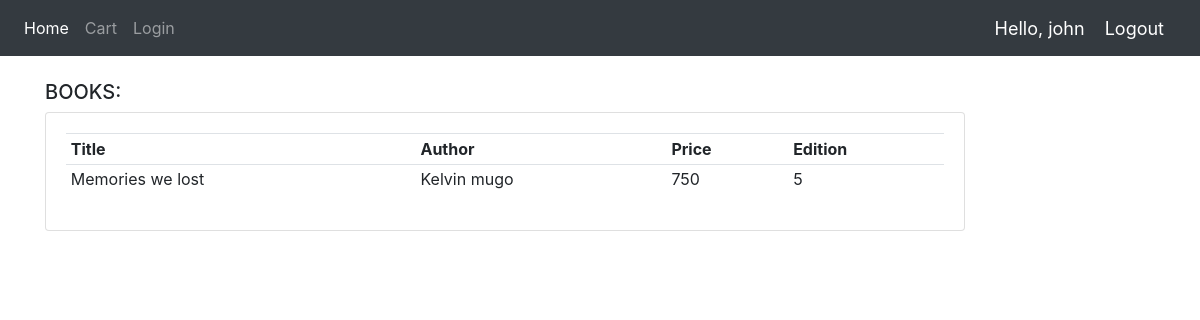
Page /viewcart/ (signed in) on the committed database.
### BookApplication/models.py (models this page shows, shortened)
class Book(models.Model):
    title=models.CharField(max_length=200,null=True)
    Author=models.CharField(max_length=200,null=True)
    Price=models.IntegerField()
    Edition=models.IntegerField()

### BookApplication/views.py (the view)
# urls.py: path('viewcart/', viewcart,name='viewcart'),
def viewcart(request):
    cust=Customer.objects.filter(user=request.user)
    for c in cust:
        carts=Cart.objects.all()
        for cart in carts:
            if(cart.customer==c):
                context={
                    'cart':cart
                }
                return render(request,'BookApplication/viewcart.html',context)
        else:
            return render(request,'BookApplication/emptycart.html')

### BookApplication/templates/BookApplication/viewcart.html
{% extends 'BookApplication/main.html' %}
{% load static%}
{% block content %}
<div class="container">
    <div class="row">
        <div class="col-lg-10">
            <br>
            <h5>BOOKS:</h5>
            <div class="card card-body">
                <table class="table table-sm">
                    <tr>
                        <th>Title</th>
                        <th>Author</th>
                        <th>Price</th>
                        <th>Edition</th>
                    </tr>
                    {% for book in cart.books.all %}
                    <tr>
                        <td>{{book.title}} </td>
                        <td>{{book.Author}} </td>
                        <td>{{book.Price}} </td>
                        <td>{{book.Edition}} </td>
                    </tr>
                    {% endfor %}
                </table>
            </div>
        </div>
    </div>
</div>
{% endblock %}

### BookApplication/templates/BookApplication/navbar.html (shortened to what this page needs)
{% load static %}
<nav class="navbar navbar-expand-lg navbar-dark bg-dark">
  <div class="collapse navbar-collapse" id="navbarNav">
    <ul class="navbar-nav">
      <li class="nav-item active">
        <a class="nav-link" href="{% url 'home' %}">Home</a>
      </li>
      {% if request.user.is_staff %}
      </li>
      <li class="nav-item active">
        <a class="nav-link" href="{% url 'addbook' %}">Add Books</a>
      </li>
      {% else %}
      <li class="nav-item">
        <a class="nav-link" href="{% url 'viewcart' %}">Cart</a>
      </li>
      {% endif %}
      <li class="nav-item">
        <a class="nav-link" href="{% url 'login' %}">Login</a>
      </li>
    </ul>
  </div>
  <span class="hello-msg">Hello, {{request.user}}</span>
  <span ><a  class="hello-msg" href="{% url 'logout' %}">Logout</a></span>
</nav>

### BookApplication/templates/BookApplication/navbar.html (style rules this page uses)
.hello-msg { font-size: 18px; color: #fff; margin-right: 20px; }

### rows in the picture
Book: title "Memories we lost", Author "Kelvin mugo", Price "750", Edition "5"

### other values in the picture
{{ request.user }} "john"
